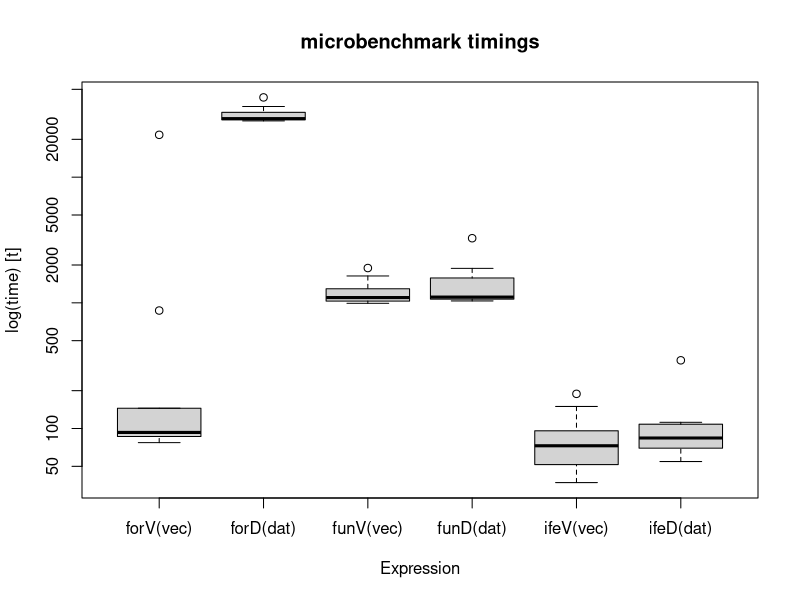

This chart was generated by the following R code:
## ---- chunk 1

set.seed(1)
knitr::opts_chunk$set(collapse = F)

## ---- chunk 2

myData <- c(1, 2, 3, 4, 5)
for(i in 1:length(myData)){
    myData[i] <- myData[i] + 1
}
myData

## ---- chunk 3

myData <- 1:15
for(i in 1:length(myData)){
    myData[i] <-  myData[i] + 1
}

## ---- chunk 4

myData <- 1:15
myData <- myData + 1

## ---- chunk 5

a <- 1:10
b <- c(2, 10)
a * b

a <- 1:10
b <- 1:3
a * b

## ---- chunk 6

set.seed(1)

## ---- chunk 7

ckFun <- function(x){
    if(x > 50) return(x - 50)
    return(x)
}
x <- round(runif(1000, 1, 100))
print(head(x, 10))
newx <- sapply(x, ckFun)
print(head(newx, 10))

## ---- chunk 8

xnew <- ifelse(x > 50, x - 50, x)

## ---- chunk 9

library(microbenchmark)

vecLen <- 1000
vec <- round(runif(vecLen, 1, 100))
dat <- data.frame(col1 = vec)

## ---- chunk 10

forV <- function(vec){
    for(i in 1:length(vec)){
        if(vec[i] > 50){
            vec[i] <- vec[i] - 50
        }
    }
    return(vec)
}

forD <- function(dat){
    for(i in 1:nrow(dat)){
        if(dat[i,1] > 50){
            dat[i,2] <- dat[i,1] - 50
        }
    }
    return(dat)
}

## ---- chunk 11
ckFun <- function(x){
    if(x > 50){
        return(x - 50)
    }
    return(x)
}

funV <- function(vec){
    return(sapply(vec, ckFun))
}

funD <- function(dat){
    dat$col2 <- sapply(dat$col1, ckFun)
    return(dat)
}
## ---- chunk 12
ifeV <- function(vec){
    return(ifelse(vec > 50, vec - 50, vec))
}

ifeD <- function(dat){
    dat$col2 <- ifelse(dat$col1 > 50,
                       dat$col1 - 50,
                       dat$col1)
    return(dat)
}
## ---- chunk 13

res <- microbenchmark(forV(vec),
                      forD(dat),
                      funV(vec),
                      funD(dat),
                      ifeV(vec),
                      ifeD(dat),
                      times = 10)

boxplot(res)

## ---- chunk 14

myList <- list(1:5,
               LETTERS[1:10],
               c(T, F, T, T))
lapply(myList, is.numeric)

## ---- chunk 15

lapply(myList, function(x) if(is.numeric(x)) sum(x) else x)

## ---- chunk 16

lapply(myList, '[', 1)

## ---- chunk 17

sapply(myList, '[', 1)
class(sapply(myList, '[', 1))

## ---- chunk 18

sapply(myList, '[', 1:3)
class(sapply(myList, '[', 1:3))

## ---- chunk 19

letFun <- function() sample(c("A", "B", "C", "7"), 500, replace = T)
slots <- data.frame(fst = letFun(), snd = letFun(), thd = letFun())
print(head(slots))

## ---- chunk 20

slotFun <- function(fst, snd, thd){
    if(fst == snd & snd == thd){
        return(paste(fst, snd, thd))
    } else {
        return(NA)
    }
}
runSlots <- mapply(slotFun, slots$fst, slots$snd, slots$thd)
length(which(runSlots == "7 7 7"))

## ---- chunk 21

## Resources
## [Functional Progamming - Advanced R](htt://adv-r.had.co.nz/Functional-programming.html)  
## [A Practical Introduction To Functional Programming](https://maryrosecook.com/blog/post/a-practical-introduction-to-functional-programming)  

